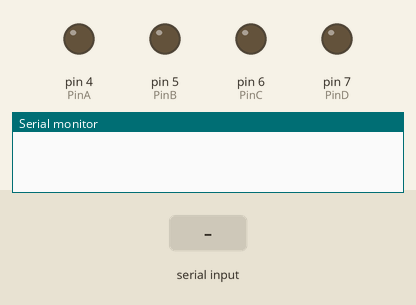
Recording of a sketch running on a simulated Arduino Uno, built with avr-gcc and run on an emulated ATmega328P. Parts: output pins drawn as LEDs (lit = HIGH), the last lines printed to the serial monitor. Inputs (shaded band) come from the test bench.

Above: at 1.2 s.
1.3 s: "1" received over Serial
At 2.0 s:
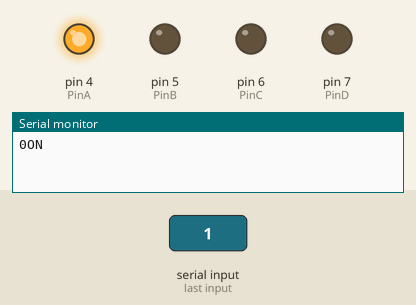
2.8 s: "3" received over Serial
At 3.2 s:
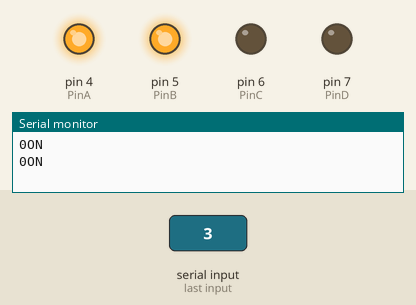
4.3 s: "0" received over Serial
At 5.5 s:
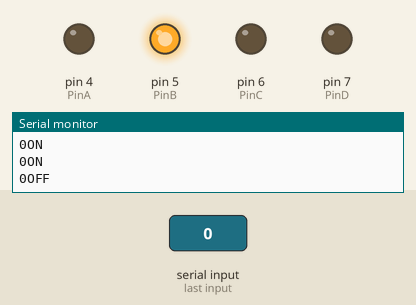
5.8 s: "5" received over Serial
At 6.6 s:
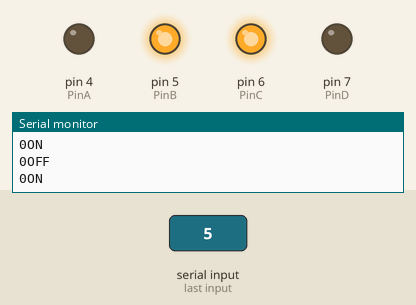
7.3 s: "2" received over Serial
At 7.8 s:
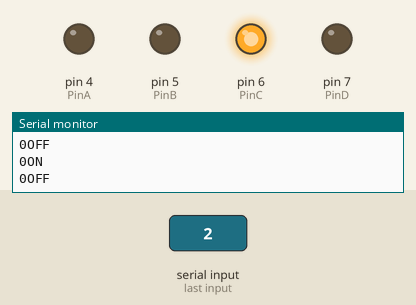
8.8 s: "7" received over Serial
At 10.1 s:
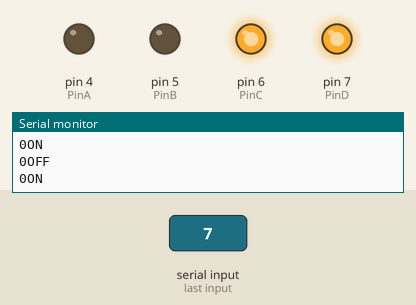
Timing chart, 0 to 11.3 s (numbered marks = the images above; inputs shaded):
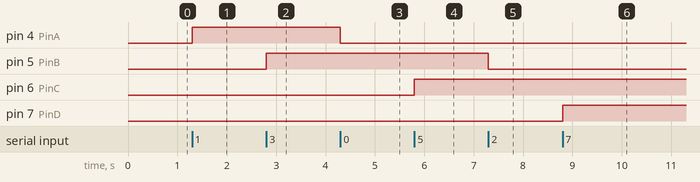

The sketch:

Bluetooth_four_relay.ino
```cpp
#define PinA 4
#define PinB 5
#define PinC 6
#define PinD 7
int state = 0;

void setup() {
 pinMode(PinA, OUTPUT);
 pinMode(PinB, OUTPUT);
 pinMode(PinC, OUTPUT);
 pinMode(PinD, OUTPUT);
 digitalWrite(PinA, LOW);
 digitalWrite(PinB, LOW);
 digitalWrite(PinC, LOW);
 digitalWrite(PinD, LOW);
 Serial.begin(38400);
}
void loop() {
 if(Serial.available() > 0){
 state = Serial.read();
 Serial.print(Serial.available());
}

if (state == '0') {
 digitalWrite(PinA, LOW);
 Serial.println("OFF");
 state = 0;
}
else if (state == '1') {
 digitalWrite(PinA, HIGH);
 Serial.println("ON");
 state = 0;
}
else if (state == '2') {
 digitalWrite(PinB, LOW);
 Serial.println("OFF");
 state = 0;
}
else if (state == '3') {
 digitalWrite(PinB, HIGH);
 Serial.println("ON");
 state = 0;
}
else if (state == '4') {
 digitalWrite(PinC, LOW);
 Serial.println("OFF");
 state = 0;
}
else if (state == '5') {
 digitalWrite(PinC, HIGH);
 Serial.println("ON");
 state = 0;
}
else if (state == '6') {
 digitalWrite(PinD, LOW);
 Serial.println("OFF");
 state = 0;
}
else if (state == '7') {
 digitalWrite(PinD, HIGH);
 Serial.println("ON");
 state = 0;
}
}
```

Measured:
- after the input at 1.3 s, pin 4 (PinA): LOW → HIGH at once
- after the input at 2.8 s, pin 5 (PinB): LOW → HIGH at once
- after the input at 4.3 s, pin 4 (PinA): HIGH → LOW at once
- after the input at 5.8 s, pin 6 (PinC): LOW → HIGH at once
- after the input at 7.3 s, pin 5 (PinB): HIGH → LOW at once
- after the input at 8.8 s, pin 7 (PinD): LOW → HIGH at once
